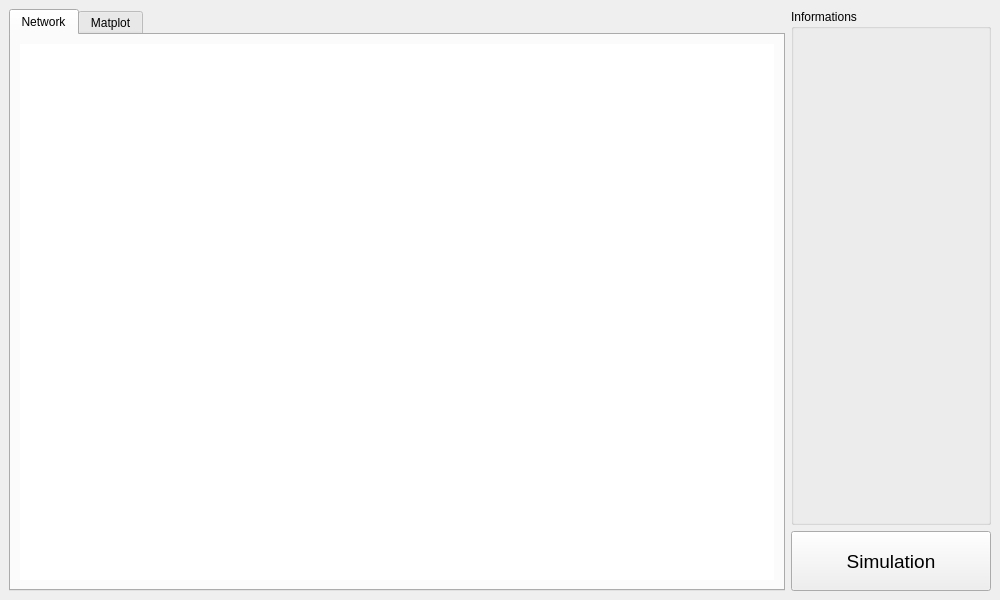
<?xml version="1.0" encoding="UTF-8"?>
<ui version="4.0">
 <class>MainWindow</class>
 <widget class="QMainWindow" name="MainWindow">
  <property name="geometry">
   <rect>
    <x>0</x>
    <y>0</y>
    <width>1000</width>
    <height>600</height>
   </rect>
  </property>
  <property name="windowTitle">
   <string>MainWindow</string>
  </property>
  <widget class="QWidget" name="centralwidget">
   <layout class="QHBoxLayout" name="horizontalLayout">
    <item>
     <layout class="QGridLayout" name="gridLayout">
      <item row="1" column="1">
       <widget class="QPushButton" name="simulation_button">
        <property name="minimumSize">
         <size>
          <width>0</width>
          <height>60</height>
         </size>
        </property>
        <property name="font">
         <font>
          <pointsize>14</pointsize>
         </font>
        </property>
        <property name="text">
         <string>Simulation</string>
        </property>
       </widget>
      </item>
      <item row="0" column="0" rowspan="2">
       <widget class="QTabWidget" name="tabWidget">
        <property name="currentIndex">
         <number>0</number>
        </property>
        <widget class="QWidget" name="tab_network">
         <attribute name="title">
          <string>Network</string>
         </attribute>
         <layout class="QGridLayout" name="gridLayout_2">
          <item row="0" column="0">
           <widget class="NeuralConnectionView" name="gview_network">
            <property name="frameShape">
             <enum>QFrame::NoFrame</enum>
            </property>
            <property name="frameShadow">
             <enum>QFrame::Plain</enum>
            </property>
            <property name="lineWidth">
             <number>0</number>
            </property>
            <property name="verticalScrollBarPolicy">
             <enum>Qt::ScrollBarAsNeeded</enum>
            </property>
            <property name="horizontalScrollBarPolicy">
             <enum>Qt::ScrollBarAsNeeded</enum>
            </property>
            <property name="sceneRect">
             <rectf>
              <x>0.000000000000000</x>
              <y>0.000000000000000</y>
              <width>0.000000000000000</width>
              <height>0.000000000000000</height>
             </rectf>
            </property>
            <property name="alignment">
             <set>Qt::AlignLeading|Qt::AlignLeft|Qt::AlignTop</set>
            </property>
            <property name="dragMode">
             <enum>QGraphicsView::ScrollHandDrag</enum>
            </property>
            <property name="transformationAnchor">
             <enum>QGraphicsView::AnchorUnderMouse</enum>
            </property>
            <property name="resizeAnchor">
             <enum>QGraphicsView::AnchorUnderMouse</enum>
            </property>
            <property name="viewportUpdateMode">
             <enum>QGraphicsView::MinimalViewportUpdate</enum>
            </property>
           </widget>
          </item>
         </layout>
        </widget>
        <widget class="OutputGraphic" name="tab_matplot">
         <attribute name="title">
          <string>Matplot</string>
         </attribute>
        </widget>
       </widget>
      </item>
      <item row="0" column="1">
       <widget class="QGroupBox" name="information">
        <property name="minimumSize">
         <size>
          <width>200</width>
          <height>0</height>
         </size>
        </property>
        <property name="maximumSize">
         <size>
          <width>200</width>
          <height>16777215</height>
         </size>
        </property>
        <property name="title">
         <string>Informations</string>
        </property>
       </widget>
      </item>
     </layout>
    </item>
   </layout>
  </widget>
 </widget>
 <customwidgets>
  <customwidget>
   <class>NeuralConnectionView</class>
   <extends>QGraphicsView</extends>
   <header>ConnectionView</header>
   <slots>
    <signal>selectedItem(int)</signal>
    <slot>slot_addNeuron(bool)</slot>
   </slots>
  </customwidget>
  <customwidget>
   <class>OutputGraphic</class>
   <extends>QWidget</extends>
   <header>PlotView</header>
   <container>1</container>
  </customwidget>
 </customwidgets>
 <resources/>
 <connections/>
</ui>
